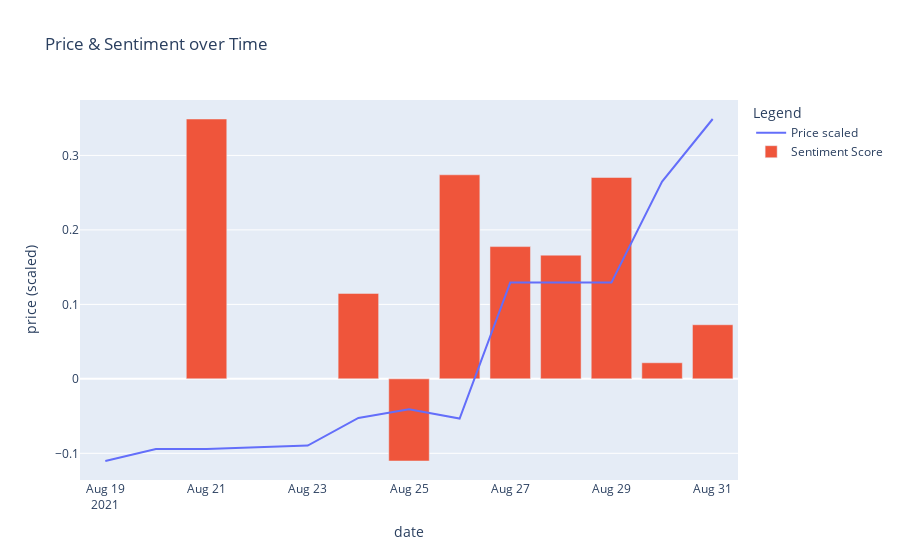

Write notebook code for a chart like this one.
### Code cell
fig = px.line(comb_df,
              x=comb_df['date'],
              y=comb_df['price (scaled)'],
              title="Price & Sentiment over Time",
              color=px.Constant("Price scaled"),
              labels=dict(x="Price", y="Date", color="Legend"))
 
fig.add_bar(x=comb_df['date'],
            y=comb_df['sentiment_score'],
            name="Sentiment Score")

fig.show()

### Figure 1 — Plotly figure (JSON) as saved in the notebook; plotly's stock layout.template omitted (floating-point values rounded to 4 significant figures)
{"data": [{"hovertemplate": "Legend=Price scaled<br>date=%{x}<br>price (scaled)=%{y}<extra></extra>", "legendgroup": "Price scaled", "line": {"color": "#636efa", "dash": "solid"}, "mode": "lines", "name": "Price scaled", "orientation": "v", "showlegend": true, "type": "scatter", "x": ["2021-08-19T00:00:00", "2021-08-20T00:00:00", "2021-08-21T00:00:00", "2021-08-23T00:00:00", "2021-08-24T00:00:00", "2021-08-25T00:00:00", "2021-08-26T00:00:00", "2021-08-27T00:00:00", "2021-08-28T00:00:00", "2021-08-29T00:00:00", "2021-08-30T00:00:00", "2021-08-31T00:00:00"], "xaxis": "x", "y": [-0.1103, -0.09413, -0.09413, -0.08951, -0.05252, -0.04096, -0.05329, 0.1293, 0.1293, 0.1293, 0.2649, 0.3489], "yaxis": "y"}, {"name": "Sentiment Score", "type": "bar", "x": ["2021-08-19T00:00:00", "2021-08-20T00:00:00", "2021-08-21T00:00:00", "2021-08-23T00:00:00", "2021-08-24T00:00:00", "2021-08-25T00:00:00", "2021-08-26T00:00:00", "2021-08-27T00:00:00", "2021-08-28T00:00:00", "2021-08-29T00:00:00", "2021-08-30T00:00:00", "2021-08-31T00:00:00"], "y": [null, null, 0.3489, null, 0.1147, -0.1103, 0.274, 0.1776, 0.1661, 0.2704, 0.02159, 0.07264]}], "layout": {"autosize": true, "legend": {"title": {"text": "Legend"}, "tracegroupgap": 0}, "title": {"text": "Price & Sentiment over Time"}, "xaxis": {"anchor": "y", "autorange": true, "domain": [0, 1], "range": ["2021-08-18 12:00", "2021-08-31 12:00"], "title": {"text": "date"}, "type": "date"}, "yaxis": {"anchor": "x", "autorange": true, "domain": [0, 1], "range": [-0.1358, 0.3744], "title": {"text": "price (scaled)"}, "type": "linear"}}}
